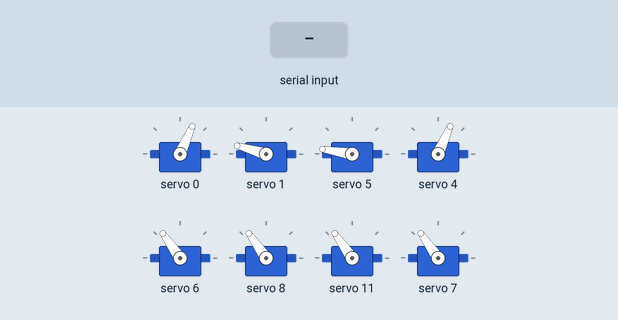
A sketch run on a simulated Arduino Uno, built with avr-gcc and run on an emulated ATmega328P. On the bench: 8 × servo. The test bench sets the inputs (shaded band).

Above: at 1.2 s.
1.3 s: "F" received over the second serial link
At 1.46 s:
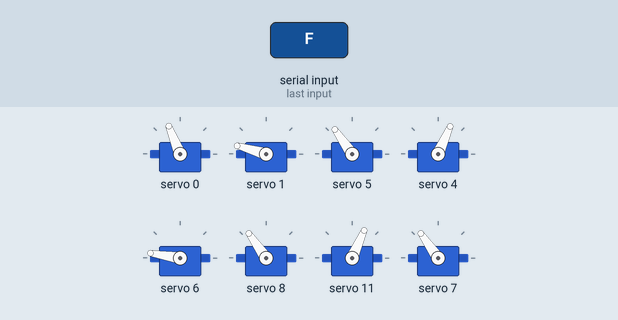
At 1.98 s:
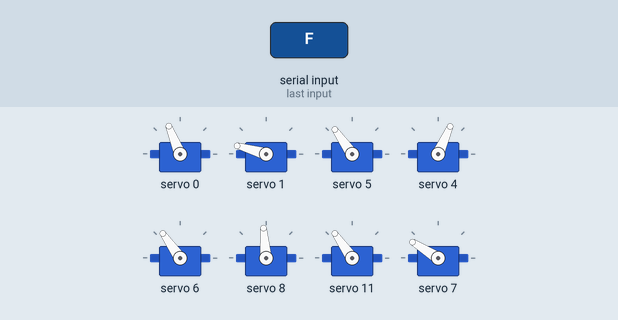
4.3 s: "B" received over the second serial link
7.3 s: "L" received over the second serial link
10.3 s: "R" received over the second serial link
13.3 s: "1" received over the second serial link
At 14.1 s:
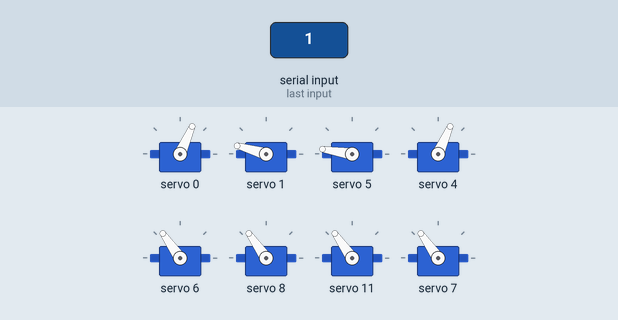
Timing chart, 0 to 15.8 s (numbered marks = the images above; inputs shaded):
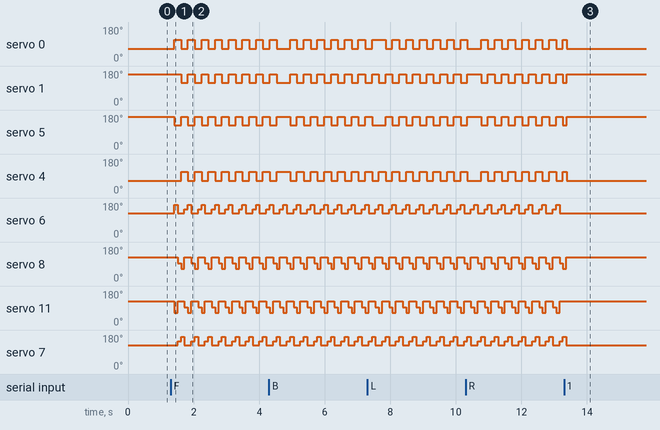

The sketch:

minikame.ino
```cpp
#include <Wire.h>
#include <Adafruit_PWMServoDriver.h>
#include <SoftwareSerial.h>

Adafruit_PWMServoDriver pwm = Adafruit_PWMServoDriver();
SoftwareSerial BT(9, 8);

#define SERVOMIN 250
#define SERVOMAX 500

// CADERAS
#define CAD_ADEL_DER 0
#define CAD_ADEL_IZQ 1
#define CAD_ATR_DER 5
#define CAD_ATR_IZQ 4

// RODILLAS
#define ROD_ADEL_IZQ 6
#define ROD_ADEL_DER 8
#define ROD_ATR_DER 11
#define ROD_ATR_IZQ 7

int t = 100;
char comando = 'S';

// ---------------- SERVO ----------------
void setServo(int canal, int angulo) {
  angulo = constrain(angulo, 0, 180);
  int pulso = map(angulo, 0, 180, SERVOMIN, SERVOMAX);
  pwm.setPWM(canal, 0, pulso);
}

// ---------------- BASE ----------------
void posturaBase() {
  setServo(CAD_ADEL_DER, 0);
  setServo(CAD_ADEL_IZQ, 150);
  setServo(CAD_ATR_DER, 160);
  setServo(CAD_ATR_IZQ, 0);

  setServo(ROD_ADEL_IZQ, 90);  //160
  setServo(ROD_ADEL_DER, 90);   //0
  setServo(ROD_ATR_DER, 90);//0
  setServo(ROD_ATR_IZQ, 90);//160
}

// ---------------- ADELANTE ----------------
void adelante() {
  delay (t);
  setServo(CAD_ADEL_IZQ, 150);
  setServo(ROD_ADEL_IZQ, 160);
  setServo(CAD_ATR_DER, 90);
  setServo(ROD_ATR_DER, 0);
   setServo(CAD_ADEL_DER, 70);
   setServo(CAD_ATR_IZQ, 0);
  delay (t);
  setServo(ROD_ADEL_IZQ, 90);
  setServo(ROD_ATR_DER, 90);
   setServo(ROD_ADEL_DER, 45);
   setServo(ROD_ATR_IZQ, 125);
  delay (t);
  setServo(CAD_ADEL_IZQ, 80);
  setServo(CAD_ATR_DER, 160);
   setServo(CAD_ADEL_DER, 0);
   setServo(ROD_ADEL_DER, 0);
   setServo(CAD_ATR_IZQ, 70);
   setServo(ROD_ATR_IZQ, 160);
  delay (t);
  setServo(ROD_ADEL_IZQ, 125);
  setServo(ROD_ATR_DER, 45);
   setServo(ROD_ADEL_DER, 90);
   setServo(ROD_ATR_IZQ, 90);

}

// ---------------- ATRÁS ----------------
void atras() {
  delay(t);
  setServo(CAD_ADEL_IZQ, 80);
  setServo(ROD_ADEL_IZQ, 160);
  setServo(CAD_ATR_DER, 160);
  setServo(ROD_ATR_DER, 0);
  setServo(CAD_ADEL_DER, 0);
  setServo(CAD_ATR_IZQ, 70);

  delay(t);
  setServo(ROD_ADEL_IZQ, 90);
  setServo(ROD_ATR_DER, 90);
  setServo(ROD_ADEL_DER, 45);
  setServo(ROD_ATR_IZQ, 125);

  delay(t);
  setServo(CAD_ADEL_IZQ, 150);
  setServo(CAD_ATR_DER, 90);
  setServo(CAD_ADEL_DER, 70);
  setServo(ROD_ADEL_DER, 0);
  setServo(CAD_ATR_IZQ, 0);
  setServo(ROD_ATR_IZQ, 160);

  delay(t);
  setServo(ROD_ADEL_IZQ, 125);
  setServo(ROD_ATR_DER, 45);
  setServo(ROD_ADEL_DER, 90);
  setServo(ROD_ATR_IZQ, 90);
}

// ---------------- IZQUIERDA ----------------
void izquierda(){
  delay(t);

  // IZQUIERDA (atrás)
  setServo(CAD_ADEL_IZQ, 80);
  setServo(ROD_ADEL_IZQ, 160);
  setServo(CAD_ATR_IZQ, 70);

  // DERECHA (adelante)
  setServo(CAD_ATR_DER, 90);
  setServo(ROD_ATR_DER, 0);
  setServo(CAD_ADEL_DER, 70);

  delay(t);
  setServo(ROD_ADEL_IZQ, 90);
  setServo(ROD_ATR_DER, 90);
  setServo(ROD_ADEL_DER, 45);
  setServo(ROD_ATR_IZQ, 125);

  delay(t);

  // IZQUIERDA (atrás)
  setServo(CAD_ADEL_IZQ, 150);
  setServo(CAD_ATR_IZQ, 0);
  setServo(ROD_ATR_IZQ, 160);

  // DERECHA (adelante)
  setServo(CAD_ATR_DER, 160);
  setServo(CAD_ADEL_DER, 0);
  setServo(ROD_ADEL_DER, 0);

  delay(t);
  setServo(ROD_ADEL_IZQ, 125);
  setServo(ROD_ATR_DER, 45);
  setServo(ROD_ADEL_DER, 90);
  setServo(ROD_ATR_IZQ, 90);
}

// ---------------- DERECHA ----------------
void derecha(){
  delay(t);

  // IZQUIERDA (adelante)
  setServo(CAD_ADEL_IZQ, 150);
  setServo(ROD_ADEL_IZQ, 160);
  setServo(CAD_ATR_IZQ, 0);

  // DERECHA (atrás)
  setServo(CAD_ATR_DER, 160);
  setServo(ROD_ATR_DER, 0);
  setServo(CAD_ADEL_DER, 0);

  delay(t);
  setServo(ROD_ADEL_IZQ, 90);
  setServo(ROD_ATR_DER, 90);
  setServo(ROD_ADEL_DER, 45);
  setServo(ROD_ATR_IZQ, 125);

  delay(t);

  // IZQUIERDA (adelante)
  setServo(CAD_ADEL_IZQ, 80);
  setServo(CAD_ATR_IZQ, 70);
  setServo(ROD_ATR_IZQ, 160);

  // DERECHA (atrás)
  setServo(CAD_ATR_DER, 90);
  setServo(CAD_ADEL_DER, 70);
  setServo(ROD_ADEL_DER, 0);

  delay(t);
  setServo(ROD_ADEL_IZQ, 125);
  setServo(ROD_ATR_DER, 45);
  setServo(ROD_ADEL_DER, 90);
  setServo(ROD_ATR_IZQ, 90);
}
// ---------------- LEER BT ----------------
void leerBT() {
  if (BT.available()) {
    comando = BT.read();
  }
}

// ---------------- SETUP ----------------
void setup() {
  pwm.begin();
  pwm.setPWMFreq(50);
  BT.begin(9600);
  posturaBase();
}

// ---------------- LOOP ----------------
void loop() {

  leerBT();

  switch (comando) {

    case 'F':
      adelante();
      break;

    case 'B':
      atras();
      break;

    case 'L':
      izquierda();
      break;

    case 'R':
      derecha();
      break;

    default:
      posturaBase();
      break;
  }
}
```

Measured:
- after the input at 1.3 s, servo 0: alternates 112° for 0.21 s and 66° for 0.21 s, starting after 0.11 s; servo 1: alternates 164° for 0.21 s and 118° for 0.21 s, starting after 0.32 s
- after the input at 13.3 s, servo 6, servo 11: stops changing and stays 125°; servo 8, servo 7: goes on until 13.4 s, then stays 125°
